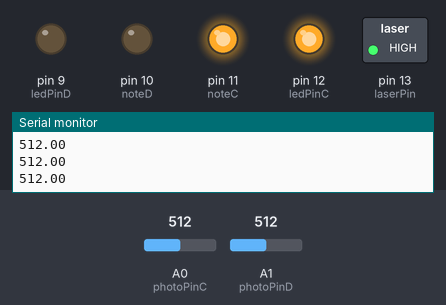
The sketch below on a simulated Arduino Uno, built with avr-gcc and run on an emulated ATmega328P. On the bench: switched loads named in the sketch (green lamp = pin HIGH), output pins drawn as LEDs (lit = HIGH), the last lines printed to the serial monitor. The inputs (shaded band) are chosen by the test bench; at power-on: A0 (photoPinC) = 512, A1 (photoPinD) = 512.

Above: at 1.2 s.
1.3 s: A0 (photoPinC) set to 945
2.8 s: A0 (photoPinC) set to 966
At 3.2 s:
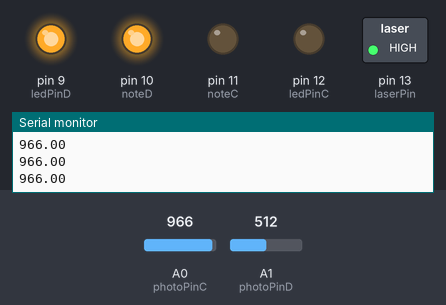
4.3 s: A1 (photoPinD) set to 411
5.8 s: A1 (photoPinD) set to 386
At 6.9 s:
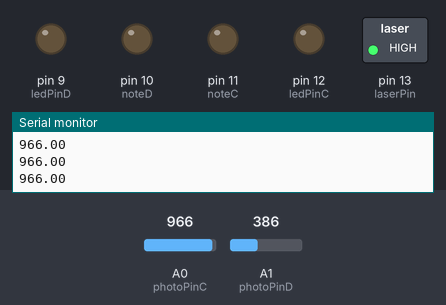
7.3 s: A1 (photoPinD) set to 410
At 7.9 s:
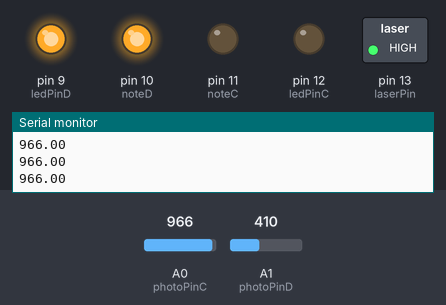
8.8 s: A1 (photoPinD) set to 390
At 10.2 s:
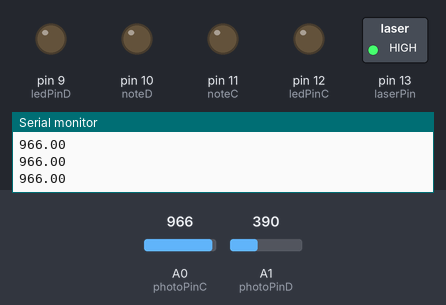
Timing chart, 0 to 11.3 s (numbered marks = the images above; inputs shaded):
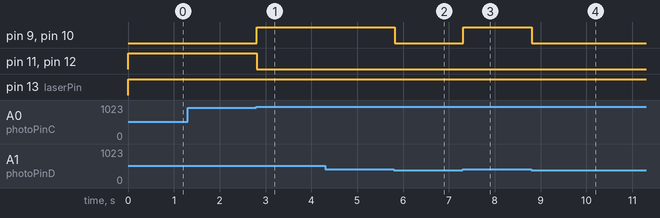

Measured:
- the behaviour switches between 951 and 952 on A0 (photoPinC) (found by bisection; images 0 and 1)
- the behaviour switches between 401 and 400 on A1 (photoPinD) (found by bisection; images 1 and 2)
- after the input at 2.8 s, pin 9 (ledPinD), pin 10 (noteD): LOW → HIGH at once; pin 11 (noteC), pin 12 (ledPinC): HIGH → LOW at once
- after the input at 5.8 s, pin 9 (ledPinD), pin 10 (noteD): HIGH → LOW at once
- after the input at 7.3 s, pin 9 (ledPinD), pin 10 (noteD): LOW → HIGH at once
- after the input at 8.8 s, pin 9 (ledPinD), pin 10 (noteD): HIGH → LOW at once

The sketch:

lasernotetest.ino
```cpp
int laserPin = 13;
int ledPinC = 12;
int ledPinD = 9;
int photoPinC = A0;
int photoPinD = A1;
int noteC = 11;
int noteD = 10;
//int disPin = A1;
//double disData;
double photoDataC;
double photoDataD;


void setup() {
  pinMode(laserPin, OUTPUT);  // Define the digital output interface pin 13
  pinMode(ledPinC, OUTPUT);
  pinMode(ledPinD, OUTPUT);
  pinMode(photoPinC, INPUT);
  pinMode(photoPinD, INPUT);
  pinMode(noteC, OUTPUT);
  pinMode(noteD, OUTPUT);
  Serial.begin(9600);
}

void loop() {
  digitalWrite(laserPin, HIGH); // Open the laser head
  photoDataC = analogRead(photoPinC);
  photoDataD = analogRead(photoPinD);
  Serial.println(photoDataC);
  if (photoDataC < 952){
    digitalWrite(ledPinD, LOW);
    digitalWrite(ledPinC, HIGH);
    digitalWrite(noteD, LOW);
    digitalWrite(noteC, HIGH);
  }else if (photoDataD > 400){
    digitalWrite(ledPinC, LOW);
    digitalWrite(ledPinD, HIGH);
    digitalWrite(noteC, LOW);
    digitalWrite(noteD, HIGH);
  }
  else{
    digitalWrite(ledPinC, LOW);
    digitalWrite(ledPinD, LOW);
    digitalWrite(noteC, LOW);
    digitalWrite(noteD, LOW);
  }
}
```
